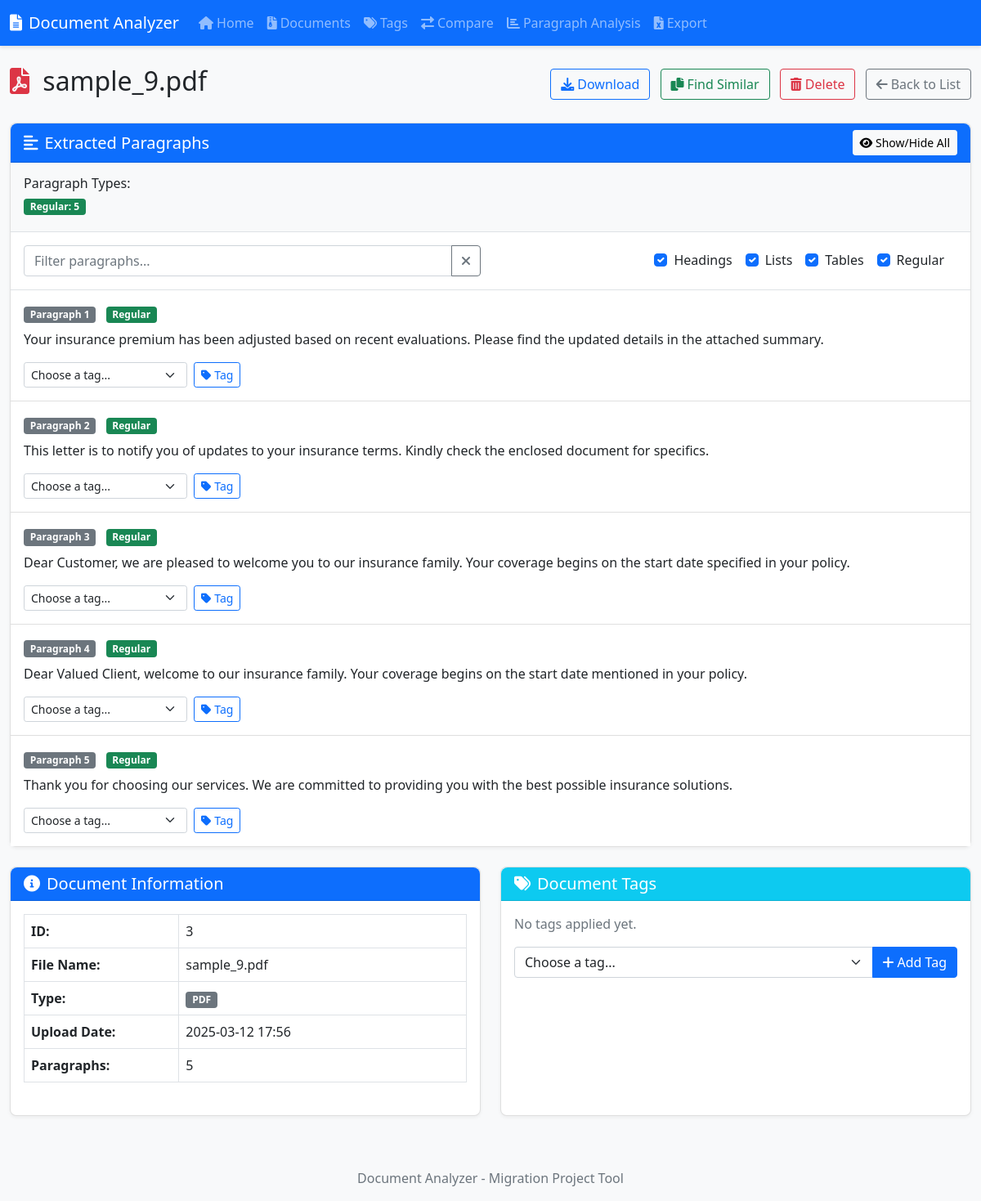
Screenshot of /document/3 with the database file from the repository.
### models.py (models this page shows, shortened)
class Document(db.Model):
    id = db.Column(db.Integer, primary_key=True)
    filename = db.Column(db.String(255), nullable=False)
    original_filename = db.Column(db.String(255), nullable=False)
    file_type = db.Column(db.String(10), nullable=False)  # 'pdf' or 'docx'
    upload_date = db.Column(db.DateTime, default=datetime.utcnow)
    paragraphs = db.relationship('Paragraph', backref='document', lazy=True, cascade="all, delete-orphan")
    tags = db.relationship('Tag', secondary=document_tags, lazy='subquery',
                          backref=db.backref('documents', lazy=True))

class Paragraph(db.Model):
    id = db.Column(db.Integer, primary_key=True)
    document_id = db.Column(db.Integer, db.ForeignKey('document.id'), nullable=False)
    text = db.Column(db.Text, nullable=False)
    index = db.Column(db.Integer, nullable=False)  # Order within document
    paragraph_type = db.Column(db.String(20), default="regular")  # regular, heading, list-item, table-cell
    similarity_hash = db.Column(db.String(128), nullable=True)
    tags = db.relationship('Tag', secondary=paragraph_tags, lazy='subquery',
                          backref=db.backref('paragraphs', lazy=True))

### app.py (the view)
    @app.route('/document/<int:id>')
    def document_view(id):
        document = Document.query.get_or_404(id)
        all_tags = Tag.query.all()
        return render_template('document_view.html', document=document, all_tags=all_tags)

### templates/document_view.html (shortened to what this page needs)
{% extends 'base.html' %}
{% block content %}
<div class="d-flex justify-content-between align-items-center mb-4">
    <h2>
        {% if document.file_type == 'pdf' %}
            <i class="fas fa-file-pdf text-danger me-2"></i>
        {% else %}
            <i class="fas fa-file-word text-primary me-2"></i>
        {% endif %}
        {{ document.original_filename }}
    </h2>
    <div>
        <a href="{{ url_for('document_download', id=document.id) }}" class="btn btn-outline-primary me-2">
            <i class="fas fa-download me-1"></i>Download
        </a>
        <a href="{{ url_for('similar_documents', id=document.id) }}" class="btn btn-outline-success me-2">
            <i class="fas fa-copy me-1"></i>Find Similar
        </a>
        <button type="button" class="btn btn-outline-danger me-2"
                data-bs-toggle="modal"
                data-bs-target="#deleteDocumentModal">
            <i class="fas fa-trash-alt me-1"></i>Delete
        </button>
        <a href="{{ url_for('document_list') }}" class="btn btn-outline-secondary">
            <i class="fas fa-arrow-left me-1"></i>Back to List
        </a>
    </div>
</div>
<div class="card mb-4">
    <div class="card-header bg-primary text-white d-flex justify-content-between align-items-center">
        <h5 class="card-title mb-0"><i class="fas fa-align-left me-2"></i>Extracted Paragraphs</h5>
        <div>
            <button class="btn btn-sm btn-light" id="toggleAllParagraphs">
                <i class="fas fa-eye"></i> Show/Hide All
            </button>
        </div>
    </div>
    <div class="card-body p-0">
        <div class="p-3 bg-light border-bottom">
            <div class="row">
                <div class="col-md-12">
                    <h6>Paragraph Types:</h6>
                    <div class="d-flex flex-wrap">
                        {% set paragraph_type_counts = {} %}
                        {% for para in document.paragraphs %}
                            {% if para.paragraph_type in paragraph_type_counts %}
                                {% set _ = paragraph_type_counts.update({para.paragraph_type: paragraph_type_counts[para.paragraph_type] + 1}) %}
                            {% else %}
                                {% set _ = paragraph_type_counts.update({para.paragraph_type: 1}) %}
                            {% endif %}
                        {% endfor %}
                        {% for type, count in paragraph_type_counts.items() %}
                            {% if type == 'heading' %}
                                <span class="badge bg-primary me-2 mb-1">Headings: {{ count }}</span>
                            {% elif type == 'list-item' %}
                                <span class="badge bg-info me-2 mb-1">List Items: {{ count }}</span>
                            {% elif type == 'table-cell' %}
                                <span class="badge bg-warning text-dark me-2 mb-1">Table Cells: {{ count }}</span>
                            {% elif type == 'table-header' %}
                                <span class="badge bg-secondary me-2 mb-1">Table Headers: {{ count }}</span>
                            {% else %}
                                <span class="badge bg-success me-2 mb-1">Regular: {{ count }}</span>
                            {% endif %}
                        {% endfor %}
                    </div>
                </div>
            </div>
        </div>
        <div class="p-3 border-bottom">
            <div class="row align-items-center">
                <div class="col-md-6">
                    <div class="input-group">
                        <input type="text" id="paragraphFilter" class="form-control" placeholder="Filter paragraphs...">
                        <button class="btn btn-outline-secondary" type="button" id="clearFilter">
                            <i class="fas fa-times"></i>
                        </button>
                    </div>
                </div>
                <div class="col-md-6">
                    <div class="d-flex justify-content-end">
                        <div class="form-check form-check-inline">
                            <input class="form-check-input" type="checkbox" id="filterHeading" value="heading" checked>
                            <label class="form-check-label" for="filterHeading">Headings</label>
                        </div>
                        <div class="form-check form-check-inline">
                            <input class="form-check-input" type="checkbox" id="filterList" value="list-item" checked>
                            <label class="form-check-label" for="filterList">Lists</label>
                        </div>
                        <div class="form-check form-check-inline">
                            <input class="form-check-input" type="checkbox" id="filterTable" value="table-cell" checked>
                            <label class="form-check-label" for="filterTable">Tables</label>
                        </div>
                        <div class="form-check form-check-inline">
                            <input class="form-check-input" type="checkbox" id="filterRegular" value="regular" checked>
                            <label class="form-check-label" for="filterRegular">Regular</label>
                        </div>
                    </div>
                </div>
            </div>
        </div>
        <div class="list-group list-group-flush" id="paragraphContainer">
            {% for para in document.paragraphs %}
            <div class="list-group-item py-3 paragraph-item" data-type="{{ para.paragraph_type }}">
                <div class="d-flex justify-content-between align-items-center mb-2">
                    <div>
                        <span class="badge bg-secondary">Paragraph {{ para.index + 1 }}</span>
                        {% if para.paragraph_type == 'heading' %}
                            <span class="badge bg-primary ms-2">Heading</span>
                        {% elif para.paragraph_type == 'list-item' %}
                            <span class="badge bg-info ms-2">List Item</span>
                        {% elif para.paragraph_type == 'table-cell' %}
                            <span class="badge bg-warning text-dark ms-2">Table Cell</span>
                        {% elif para.paragraph_type == 'table-header' %}
                            <span class="badge bg-secondary ms-2">Table Header</span>
                        {% else %}
                            <span class="badge bg-success ms-2">Regular</span>
                        {% endif %}
                    </div>
                </div>
                <div class="paragraph-text mb-3 ">
                    {{ para.text }}
                </div>
                <div class="paragraph-actions">
                    <form action="{{ url_for('tag_paragraph', id=para.id) }}" method="post" class="d-flex">
                        <select class="form-select form-select-sm me-2" name="tag_id" style="max-width: 200px;">
                            <option value="" selected>Choose a tag...</option>
                        </select>
                        <button class="btn btn-sm btn-outline-primary" type="submit">
                            <i class="fas fa-tag me-1"></i>Tag
                        </button>
                    </form>
                </div>
            </div>
            {% endfor %}
        </div>
    </div>
</div>
<div class="row mb-4">
    <div class="col-md-6">
        <div class="card h-100">
            <div class="card-header bg-primary text-white">
                <h5 class="card-title mb-0"><i class="fas fa-info-circle me-2"></i>Document Information</h5>
            </div>
            <div class="card-body">
                <table class="table table-bordered mb-0">
                    <tr>
                        <th style="width: 35%">ID:</th>
                        <td>{{ document.id }}</td>
                    </tr>
                    <tr>
                        <th>File Name:</th>
                        <td>{{ document.original_filename }}</td>
                    </tr>
                    <tr>
                        <th>Type:</th>
                        <td>
                            <span class="badge bg-secondary">{{ document.file_type.upper() }}</span>
                        </td>
                    </tr>
                    <tr>
                        <th>Upload Date:</th>
                        <td>{{ document.upload_date.strftime('%Y-%m-%d %H:%M') }}</td>
                    </tr>
                    <tr>
                        <th>Paragraphs:</th>
                        <td>{{ document.paragraphs|length }}</td>
                    </tr>
                </table>
            </div>
        </div>
    </div>
    <div class="col-md-6">
        <div class="card h-100">
            <div class="card-header bg-info text-white">
                <h5 class="card-title mb-0"><i class="fas fa-tags me-2"></i>Document Tags</h5>
            </div>
            <div class="card-body">
                <div class="mb-3">
                    {% for tag in document.tags %}
                        <span class="badge mb-1 me-1" style="background-color: {{ tag.color }}">
                            {{ tag.name }}
                        </span>
                    {% else %}
                        <p class="text-muted">No tags applied yet.</p>
                    {% endfor %}
                </div>
                <form action="{{ url_for('tag_document', id=document.id) }}" method="post">
                    <div class="input-group">
                        <select class="form-select" name="tag_id">
                            <option value="" selected>Choose a tag...</option>
                        </select>
                        <button class="btn btn-primary" type="submit">
                            <i class="fas fa-plus me-1"></i>Add Tag
                        </button>
                    </div>
                </form>
            </div>
        </div>
    </div>
</div>
{% endblock %}

### static/css/main.css (style rules this page uses)
body { font-family: 'Segoe UI', Tahoma, Geneva, Verdana, sans-serif; background-color: #f8f9fa; }
.card { border-radius: 0.5rem; box-shadow: 0 2px 4px rgba(0,0,0,0.05); margin-bottom: 1.5rem; }
.card-header { border-top-left-radius: 0.5rem !important; border-top-right-radius: 0.5rem !important; }
.table th { font-weight: 600; }

### rows the page displays
Document: original_filename "sample_9.pdf", id "3", file_type "PDF", upload_date "2025-03-12 17:56"
Paragraph: count "5", para.index+1 "1", paragraph_type "Regular", text "Your insurance premium has been adjusted based on recent evaluations. Please find the updated details in the attached summary."
Paragraph: para.index+1 "2", paragraph_type "Regular", text "This letter is to notify you of updates to your insurance terms. Kindly check the enclosed document for specifics."
Paragraph: para.index+1 "3", paragraph_type "Regular", text "Dear Customer, we are pleased to welcome you to our insurance family. Your coverage begins on the start date specified in your policy."
Paragraph: para.index+1 "4", paragraph_type "Regular", text "Dear Valued Client, welcome to our insurance family. Your coverage begins on the start date mentioned in your policy."
Paragraph: para.index+1 "5", paragraph_type "Regular", text "Thank you for choosing our services. We are committed to providing you with the best possible insurance solutions."

### other values shown
{{ document.paragraphs|length }} "5"
